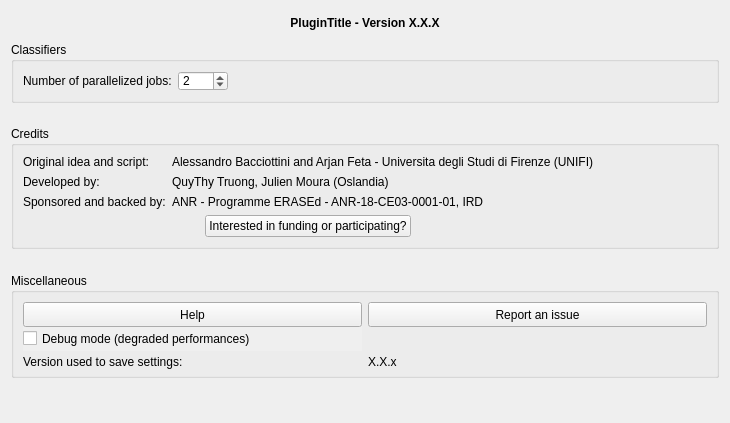
<?xml version="1.0" encoding="UTF-8"?>
<ui version="4.0">
 <class>Form</class>
 <widget class="QWidget" name="Form">
  <property name="geometry">
   <rect>
    <x>0</x>
    <y>0</y>
    <width>730</width>
    <height>423</height>
   </rect>
  </property>
  <property name="windowTitle">
   <string>Form</string>
  </property>
  <property name="locale">
   <locale language="English" country="UnitedStates"/>
  </property>
  <layout class="QVBoxLayout" name="verticalLayout">
   <item>
    <widget class="QLabel" name="lbl_title">
     <property name="minimumSize">
      <size>
       <width>0</width>
       <height>25</height>
      </size>
     </property>
     <property name="maximumSize">
      <size>
       <width>16777215</width>
       <height>30</height>
      </size>
     </property>
     <property name="font">
      <font>
       <weight>75</weight>
       <bold>true</bold>
      </font>
     </property>
     <property name="locale">
      <locale language="English" country="UnitedStates"/>
     </property>
     <property name="text">
      <string>&lt;html&gt;&lt;head/&gt;&lt;body&gt;&lt;p align=&quot;center&quot;&gt;&lt;span style=&quot; font-weight:600;&quot;&gt;PluginTitle - Version X.X.X&lt;/span&gt;&lt;/p&gt;&lt;/body&gt;&lt;/html&gt;</string>
     </property>
     <property name="scaledContents">
      <bool>true</bool>
     </property>
     <property name="alignment">
      <set>Qt::AlignCenter</set>
     </property>
     <property name="wordWrap">
      <bool>true</bool>
     </property>
     <property name="openExternalLinks">
      <bool>false</bool>
     </property>
     <property name="textInteractionFlags">
      <set>Qt::TextSelectableByMouse</set>
     </property>
    </widget>
   </item>
   <item>
    <widget class="QGroupBox" name="grp_classifiers">
     <property name="title">
      <string>Classifiers</string>
     </property>
     <layout class="QFormLayout" name="formLayout">
      <item row="0" column="0">
       <widget class="QLabel" name="lbl_nb_jobs">
        <property name="text">
         <string>Number of parallelized jobs:</string>
        </property>
       </widget>
      </item>
      <item row="0" column="1">
       <widget class="QSpinBox" name="spb_nb_jobs">
        <property name="minimumSize">
         <size>
          <width>30</width>
          <height>20</height>
         </size>
        </property>
        <property name="maximumSize">
         <size>
          <width>50</width>
          <height>25</height>
         </size>
        </property>
        <property name="minimum">
         <number>-1</number>
        </property>
        <property name="maximum">
         <number>64</number>
        </property>
        <property name="value">
         <number>2</number>
        </property>
       </widget>
      </item>
     </layout>
    </widget>
   </item>
   <item>
    <spacer name="verticalSpacer_2">
     <property name="orientation">
      <enum>Qt::Vertical</enum>
     </property>
     <property name="sizeHint" stdset="0">
      <size>
       <width>20</width>
       <height>40</height>
      </size>
     </property>
    </spacer>
   </item>
   <item>
    <widget class="QGroupBox" name="grp_credits">
     <property name="title">
      <string>Credits</string>
     </property>
     <layout class="QGridLayout" name="gridLayout_2">
      <item row="2" column="0">
       <widget class="QLabel" name="lbl_sponsors">
        <property name="maximumSize">
         <size>
          <width>16777215</width>
          <height>25</height>
         </size>
        </property>
        <property name="text">
         <string>Sponsored and backed by:</string>
        </property>
       </widget>
      </item>
      <item row="0" column="1">
       <widget class="QLabel" name="lbl_concept_val">
        <property name="maximumSize">
         <size>
          <width>16777215</width>
          <height>25</height>
         </size>
        </property>
        <property name="text">
         <string notr="true">Alessandro Bacciottini and Arjan Feta - Universita degli Studi di Firenze (UNIFI)</string>
        </property>
       </widget>
      </item>
      <item row="2" column="1">
       <widget class="QLabel" name="lbl_sponsors_val">
        <property name="maximumSize">
         <size>
          <width>16777215</width>
          <height>25</height>
         </size>
        </property>
        <property name="text">
         <string notr="true">ANR - Programme ERASEd - ANR-18-CE03-0001-01, IRD</string>
        </property>
       </widget>
      </item>
      <item row="1" column="1">
       <widget class="QLabel" name="lbl_developers_val">
        <property name="maximumSize">
         <size>
          <width>16777215</width>
          <height>25</height>
         </size>
        </property>
        <property name="text">
         <string notr="true">QuyThy Truong, Julien Moura (Oslandia)</string>
        </property>
       </widget>
      </item>
      <item row="1" column="0">
       <widget class="QLabel" name="lbl_developers">
        <property name="maximumSize">
         <size>
          <width>16777215</width>
          <height>25</height>
         </size>
        </property>
        <property name="text">
         <string>Developed by:</string>
        </property>
       </widget>
      </item>
      <item row="0" column="0">
       <widget class="QLabel" name="lbl_concept">
        <property name="maximumSize">
         <size>
          <width>16777215</width>
          <height>25</height>
         </size>
        </property>
        <property name="text">
         <string>Original idea and script:</string>
        </property>
       </widget>
      </item>
      <item row="3" column="0" colspan="2" alignment="Qt::AlignHCenter">
       <widget class="QPushButton" name="btn_credits">
        <property name="maximumSize">
         <size>
          <width>500</width>
          <height>30</height>
         </size>
        </property>
        <property name="autoFillBackground">
         <bool>true</bool>
        </property>
        <property name="text">
         <string>Interested in funding or participating?</string>
        </property>
       </widget>
      </item>
      <item row="0" column="2" rowspan="4">
       <spacer name="horizontalSpacer">
        <property name="orientation">
         <enum>Qt::Horizontal</enum>
        </property>
        <property name="sizeHint" stdset="0">
         <size>
          <width>40</width>
          <height>20</height>
         </size>
        </property>
       </spacer>
      </item>
     </layout>
    </widget>
   </item>
   <item>
    <spacer name="verticalSpacer_3">
     <property name="orientation">
      <enum>Qt::Vertical</enum>
     </property>
     <property name="sizeHint" stdset="0">
      <size>
       <width>20</width>
       <height>40</height>
      </size>
     </property>
    </spacer>
   </item>
   <item>
    <widget class="QGroupBox" name="grp_misc">
     <property name="minimumSize">
      <size>
       <width>0</width>
       <height>100</height>
      </size>
     </property>
     <property name="locale">
      <locale language="English" country="UnitedStates"/>
     </property>
     <property name="title">
      <string>Miscellaneous</string>
     </property>
     <property name="flat">
      <bool>false</bool>
     </property>
     <layout class="QGridLayout" name="gridLayout">
      <item row="1" column="0">
       <widget class="QCheckBox" name="opt_debug">
        <property name="minimumSize">
         <size>
          <width>0</width>
          <height>25</height>
         </size>
        </property>
        <property name="maximumSize">
         <size>
          <width>16777215</width>
          <height>30</height>
         </size>
        </property>
        <property name="toolTip">
         <string>Enable debug mode.</string>
        </property>
        <property name="autoFillBackground">
         <bool>true</bool>
        </property>
        <property name="locale">
         <locale language="English" country="UnitedStates"/>
        </property>
        <property name="text">
         <string>Debug mode (degraded performances)</string>
        </property>
        <property name="tristate">
         <bool>false</bool>
        </property>
       </widget>
      </item>
      <item row="2" column="1">
       <widget class="QLabel" name="lbl_version_saved_value">
        <property name="minimumSize">
         <size>
          <width>0</width>
          <height>25</height>
         </size>
        </property>
        <property name="maximumSize">
         <size>
          <width>16777215</width>
          <height>30</height>
         </size>
        </property>
        <property name="locale">
         <locale language="English" country="UnitedStates"/>
        </property>
        <property name="text">
         <string notr="true">X.X.x</string>
        </property>
        <property name="textInteractionFlags">
         <set>Qt::NoTextInteraction</set>
        </property>
       </widget>
      </item>
      <item row="2" column="0">
       <widget class="QLabel" name="lbl_version_saved">
        <property name="minimumSize">
         <size>
          <width>0</width>
          <height>25</height>
         </size>
        </property>
        <property name="maximumSize">
         <size>
          <width>16777215</width>
          <height>30</height>
         </size>
        </property>
        <property name="locale">
         <locale language="English" country="UnitedStates"/>
        </property>
        <property name="text">
         <string>Version used to save settings:</string>
        </property>
       </widget>
      </item>
      <item row="0" column="0">
       <widget class="QPushButton" name="btn_help">
        <property name="minimumSize">
         <size>
          <width>200</width>
          <height>25</height>
         </size>
        </property>
        <property name="maximumSize">
         <size>
          <width>500</width>
          <height>30</height>
         </size>
        </property>
        <property name="locale">
         <locale language="English" country="UnitedStates"/>
        </property>
        <property name="text">
         <string>Help</string>
        </property>
       </widget>
      </item>
      <item row="0" column="1">
       <widget class="QPushButton" name="btn_report">
        <property name="minimumSize">
         <size>
          <width>200</width>
          <height>25</height>
         </size>
        </property>
        <property name="maximumSize">
         <size>
          <width>500</width>
          <height>30</height>
         </size>
        </property>
        <property name="locale">
         <locale language="English" country="UnitedStates"/>
        </property>
        <property name="text">
         <string>Report an issue</string>
        </property>
        <property name="icon">
         <iconset>
          <normaloff>:/plugins/qtribu/resources/images/bullhorn.svg</normaloff>:/plugins/qtribu/resources/images/bullhorn.svg</iconset>
        </property>
       </widget>
      </item>
     </layout>
    </widget>
   </item>
   <item>
    <spacer name="verticalSpacer">
     <property name="orientation">
      <enum>Qt::Vertical</enum>
     </property>
     <property name="sizeHint" stdset="0">
      <size>
       <width>20</width>
       <height>56</height>
      </size>
     </property>
    </spacer>
   </item>
  </layout>
 </widget>
 <resources/>
 <connections/>
</ui>
